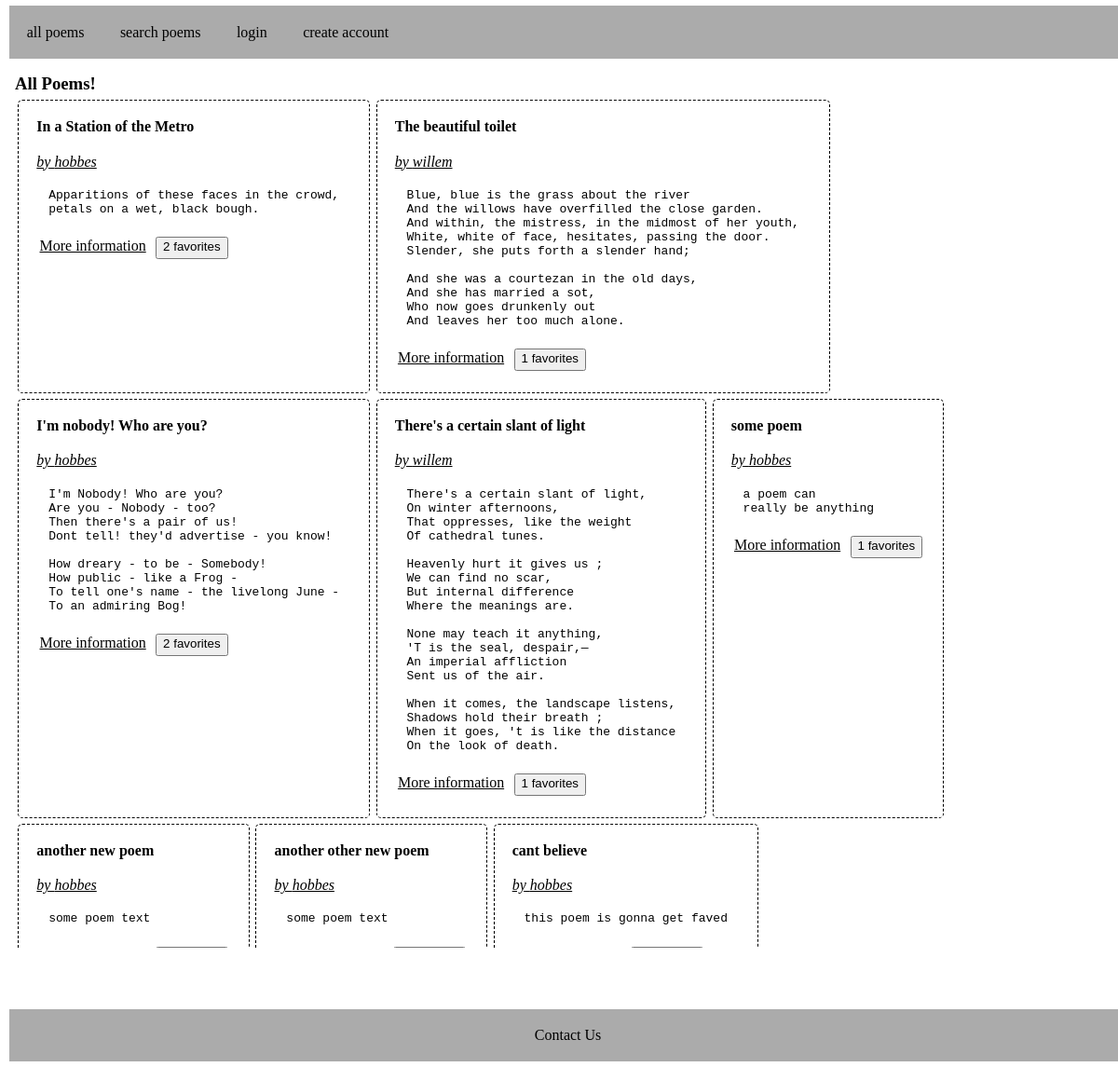
The page / on the database its author committed.
### poems/models.py (models this page shows, shortened)
class Poem(models.Model):
    title = models.CharField(max_length=255)
    body = models.TextField()
    author = models.ForeignKey(User, on_delete=models.CASCADE)
    favorites = models.ManyToManyField(User, related_name="favorites")
    def numfavorites(self):
        return self.favorites.all().count()

### poems/views.py (the view)
# urls.py: path('', poems_views.poems_list, name='poems_list'),
def poems_list(request):
    poems = Poem.objects.all()
    return render(request, "poems/poems_list.html", {"poems": poems})

### templates/poems/poems_list.html
{% extends "base.html" %}
{% block content %}
<h3>All Poems!</h3>
<div class="poems-container">
    {% for poem in poems %}
    <div class='poem-container'>
            <h4>{{ poem.title }}</h4>
            <p class='poem-author'>    by {{ poem.author }}</p>
            <pre class='poem-body'>{{ poem.body }}</pre>
            <p>
                <a href="{% url 'poems_detail' pk=poem.pk %}">More information</a>
                <button onclick="sendFavorite(this, '{% url 'add_favorite' pk=poem.pk %}')">{{ poem.numfavorites }} favorites</a>
            </p>
        </div>
    {% endfor %}
</div>
{% endblock %}

### static/css/style.css (style rules this page uses)
* { font-style: sans-serif; box-sizing: border-box; margin: .2rem; }
a { color: black; }
.poems-container { display: flex; flex: 1 1 auto; flex-direction: row; flex-wrap: wrap; }
.poem-container { border: 1px dashed black; border-radius: 5px; padding: 1rem; }
.poem-author { text-decoration: underline; font-style: italic; margin-bottom: 1.2rem; margin-top: 1.2rem; }
.poem-body { margin: 1rem; margin-bottom: 1.2rem; }

### rows shown on the page
Poem: title "In a Station of the Metro", author "hobbes", body "Apparitions of these faces in the crowd, petals on a wet, black bough.", numfavorites "2"
Poem: title "The beautiful toilet", author "willem", body "Blue, blue is the grass about the river And the willows have overfilled the close garden. And within, the mistress, in the midmost of her youth, White, white of face, hesitates, passing the door. Slender, she puts forth a slender hand; And she was a courtezan in the old days, And she has married a sot, Who now goes drunkenly out And leaves her too much alone.", numfavorites "1"
Poem: title "I'm nobody! Who are you?", author "hobbes", body "I'm Nobody! Who are you? Are you - Nobody - too? Then there's a pair of us! Dont tell! they'd advertise - you know! How dreary - to be - Somebody! How public - like a Frog - To tell one's name - the livelong June - To an admiring Bog!", numfavorites "2"
Poem: title "There's a certain slant of light", author "willem", body "There's a certain slant of light, On winter afternoons, That oppresses, like the weight Of cathedral tunes. Heavenly hurt it gives us ; We can find no scar, But internal difference Where the meanings are. None may teach it anything, 'T is the seal, despair,— An imperial affliction Sent us of the air. When it comes, the landscape listens, Shadows hold their breath ; When it goes, 't is like the distance On the look of death.", numfavorites "1"
Poem: title "some poem", author "hobbes", body "a poem can really be anything", numfavorites "1"
Poem: title "another new poem", author "hobbes", body "some poem text"
Poem: title "another other new poem", author "hobbes", body "some poem text"
Poem: title "cant believe", author "hobbes", body "this poem is gonna get faved"
